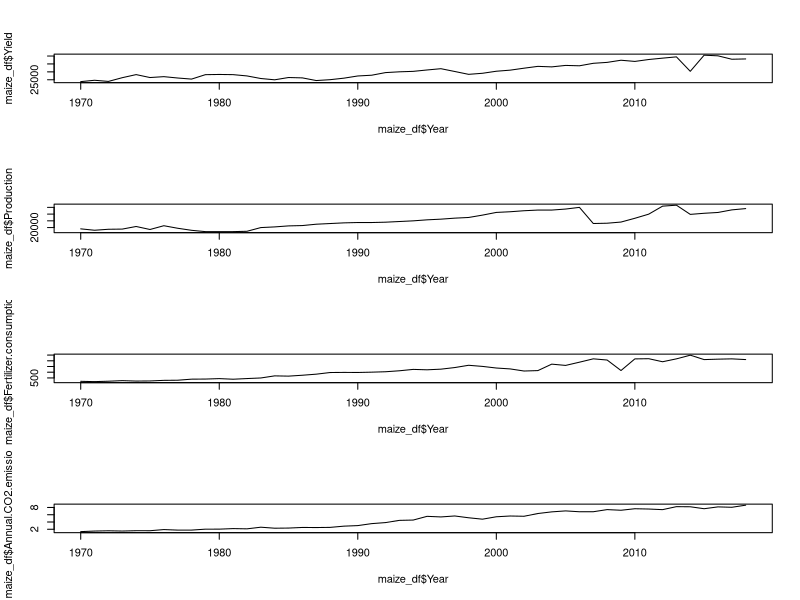
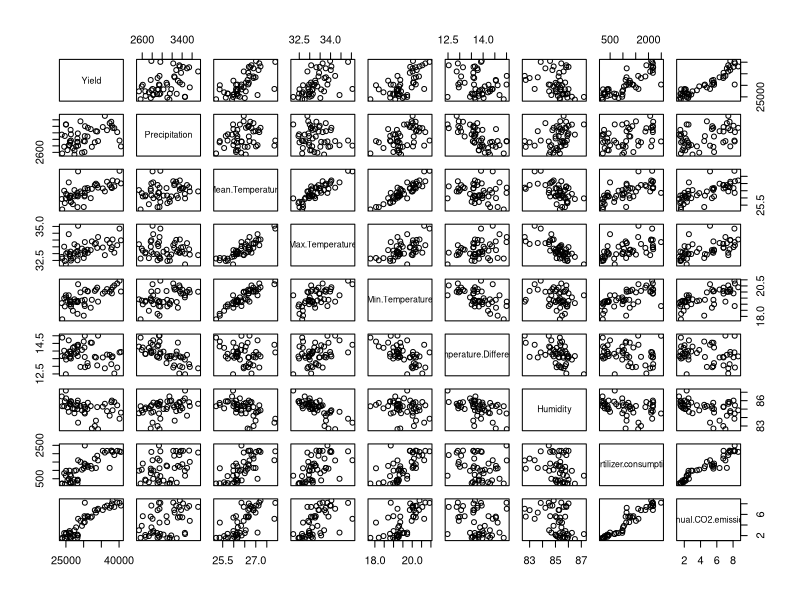
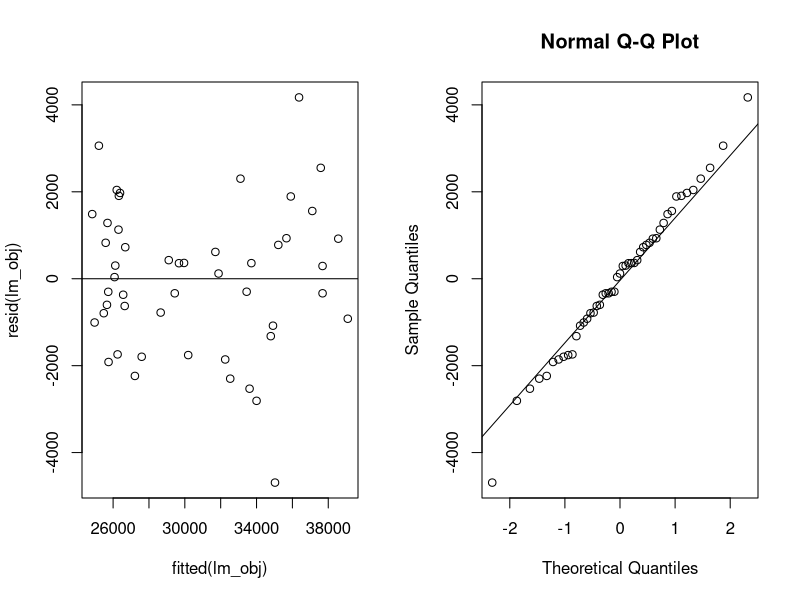
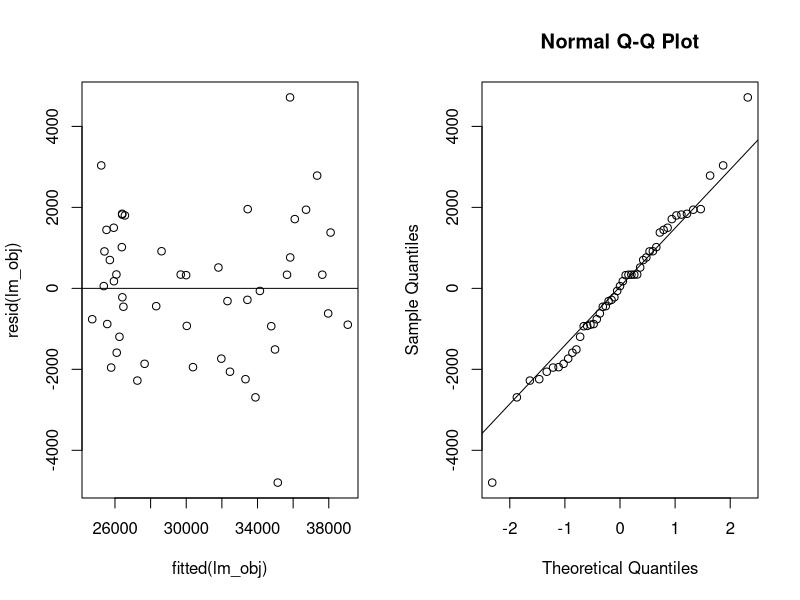

The R script that drew these images, in order:
rel_pth = "C:\\Users\\Leong Teng Man\\Desktop\\dsp2"
setwd(rel_pth)
maize_df = read.csv("maize-production.csv")

names(maize_df)
dev.off()
par(mfrow=c(4,1))

plot(maize_df$Year, maize_df$Yield, type="l")
plot(maize_df$Year, maize_df$Production, type="l")
plot(maize_df$Year, maize_df$Fertilizer.consumption, type="l")
plot(maize_df$Year, maize_df$Annual.CO2.emissions, type="l")



maize_df = maize_df[,5:ncol(maize_df)]
maize_df



library(lmtest)
test_graph = function(data, formula){
  par(mfrow=c(1,2))
  lm_obj = lm(formula, data)
  plot(fitted(lm_obj), resid(lm_obj)) # resid plt for const variance
  abline(h=0)
  
  qqnorm(resid(lm_obj)) # normality plt of resid
  qqline(resid(lm_obj))
  
  
  print(bptest(formula, data = data)) # const variance test
  print(shapiro.test(resid(lm_obj))) # normality test
  lm_obj
}

# correlation matrix
cor(maize_df)
pairs(Yield ~., data = maize_df)


dat = subset(maize_df, select = -c(Max.Temperature,Min.Temperature))
crop_lm = test_graph(Yield ~., data = dat)

library(MASS)
crop_lm = lm(Yield ~., dat)
summary(crop_lm)

stepAIC(crop_lm, direction = "both")

crop_blm = test_graph(dat, Yield ~ Mean.Temperature + Humidity + Fertilizer.consumption + 
                        Annual.CO2.emissions)
summary(crop_blm)
